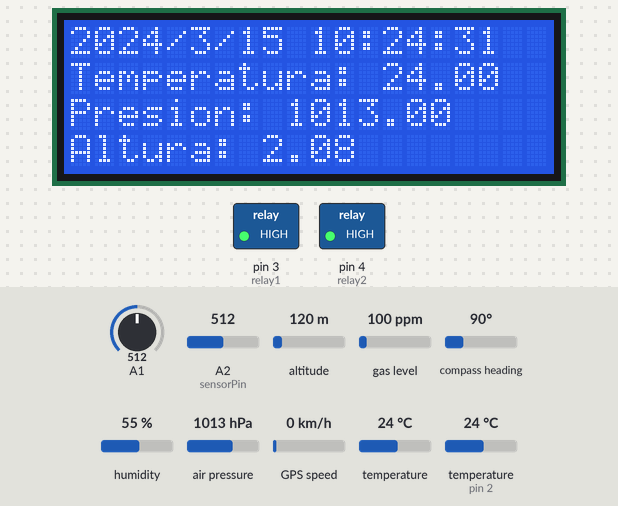
A sketch run on a simulated Arduino Mega 2560, built with avr-gcc and run on an emulated ATmega2560. Shown: 20×4 character LCD, switched loads named in the sketch (green lamp = pin HIGH). Inputs (shaded band) come from the test bench; at power-on: temperature 24 °C, A2 (sensorPin) = 512, gas level 100 ppm, A1 = 512, altitude 120 m, compass heading 90°, humidity 55 %, air pressure 1013 hPa, GPS speed 0 km/h, temperature (sensor on pin 2) 24 °C. The local clock reads 2024-03-15 10:24:30 at power-on unless the sketch sets it; the GPS gets a fix after 3 s at 37.7749, -122.4194 with 8 satellites; what the sketch prints to the serial monitor is not drawn.

Above: at 2.3 s.
2.4 s: temperature (sensor 0) set to 28 °C
At 5.1 s:
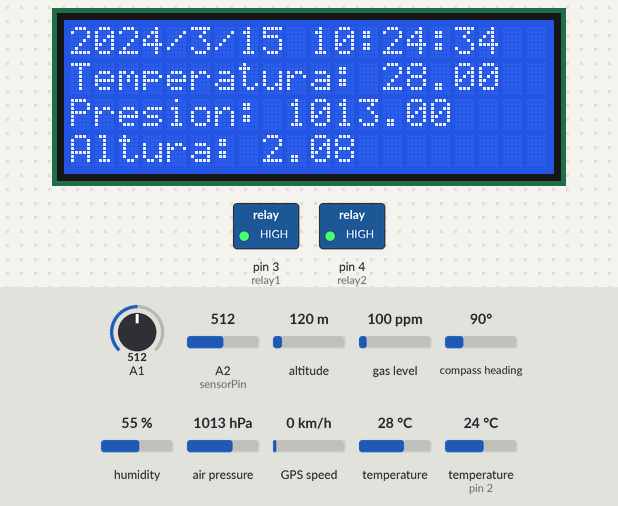
6.7 s: temperature (sensor 0) set to 31 °C
At 8.8 s:
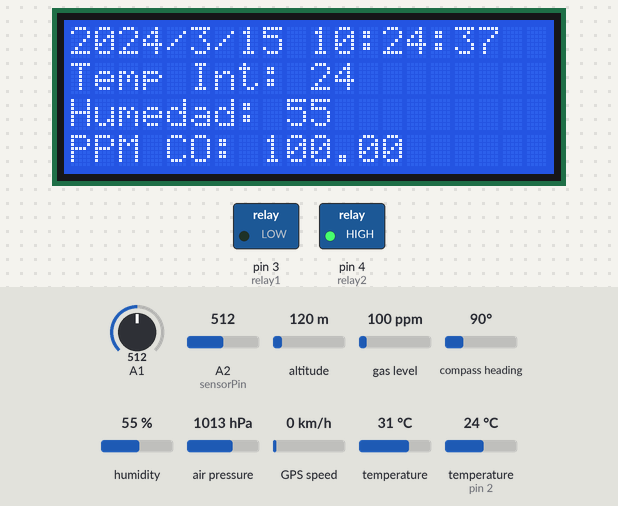
11.0 s: A2 (sensorPin) set to 682
15.3 s: A2 (sensorPin) set to 711
At 16.9 s:
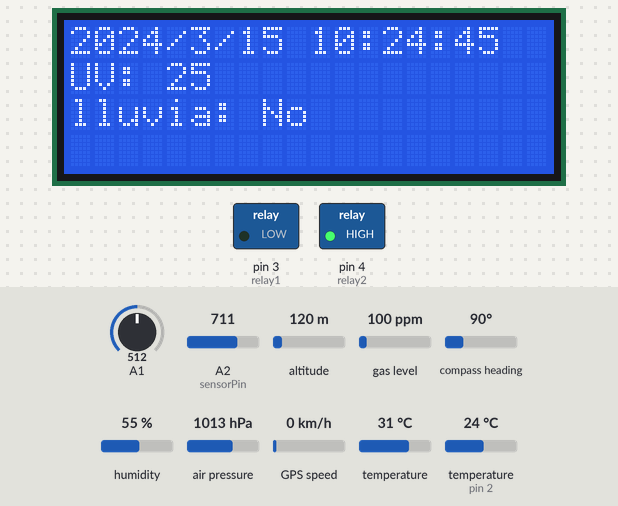
19.6 s: gas level set to 139 ppm
23.9 s: gas level set to 165 ppm
At 29.0 s:
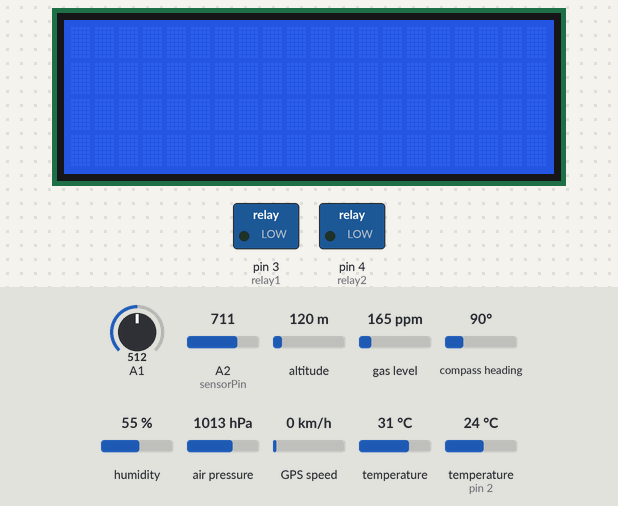
Timing chart, 0 to 29.2 s (numbered marks = the images above; inputs shaded):
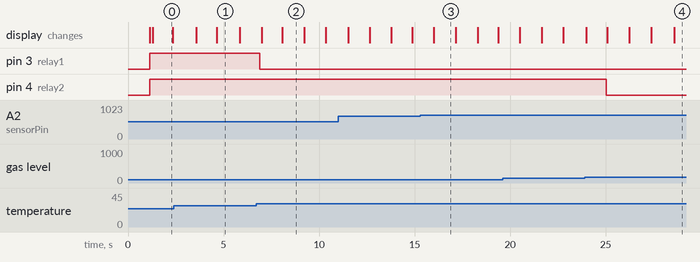

Measured:
- the behaviour switches between 29 and 30 °C on temperature (sensor 0) (found by bisection; images 1 and 2)
- the behaviour switches between 699 and 700 on A2 (sensorPin) (found by bisection; images 2 and 3)
- the behaviour switches between 149 and 150 ppm on gas level (found by bisection; images 3 and 4)
- after the input at 6.7 s, pin 3 (relay1): HIGH → LOW after 0.19 s
- after the input at 15.3 s, the display: changes after 0.70 s (image 3)
- after the input at 23.9 s, pin 4 (relay2): HIGH → LOW after 1.1 s
- what the display in image 1 shows lasts 1.3 s, from 4.6 s to 5.9 s

The sketch:

Estacion_Meteorologica_ESP8266_ubidots.ino
```cpp
   //Librerias
#include <Wire.h>// un solo cable de comunicacion dht11
#include <SPI.h>//Protocolo de pueeto serial rtc, lcd presion
#include <Adafruit_BMP280.h>//sensor de presion
#include <LCD_I2C.h>//para lcd
#include "RTClib.h"//reloj
#include <SimpleDHT.h>//sensor de temperatura y humedad
#include <MQUnifiedsensor.h>//sensor MOQ
#include <SoftwareSerial.h>//Para GPS
#include <TinyGPS.h>//Complemento de GPS


//Asignaciones de objetos

//LCD_I2C lcd(0x27, 16, 2); // original Default address of most PCF8574 modules, change according
LCD_I2C lcd(0x27, 20, 4); // Default address of most PCF8574 modules, change according

////////////RTC
RTC_DS1307 RTC;     // Setup an instance of DS1307 naming it RTC

////////////Sensor de presion
Adafruit_BMP280 bmp; // use I2C interface
Adafruit_Sensor *bmp_temp = bmp.getTemperatureSensor();
Adafruit_Sensor *bmp_pressure = bmp.getPressureSensor();

///////////////////////DHT11
int pinDHT11 = 2;
SimpleDHT11 dht11(pinDHT11);

////////////////////////MQ2
//Include the library
#include <MQUnifiedsensor.h>
/************************Hardware Related Macros************************************/
#define         Board                   ("Arduino MEGA")
#define         Pin                     (A0)  //Analog input 3 of your arduino
/***********************Software Related Macros************************************/
#define         Type                    ("MQ-2") //MQ2
#define         Voltage_Resolution      (5)
#define         ADC_Bit_Resolution      (10) // For arduino UNO/MEGA/NANO
#define         RatioMQ2CleanAir        (9.83) //RS / R0 = 9.83 ppm

/*****************************Globals***********************************************/
MQUnifiedsensor MQ2(Board, Voltage_Resolution, ADC_Bit_Resolution, Pin, Type);
int centinela=0;


/*****************************Variables Globales***********************************************/

////////////////////////////SENSOR UV

float sensorVoltage;
float sensorValue;
int UV_index;
String quality ="";

///////////////////////////SENSOR DE LLUVIA
const int sensorPin = A2;

//////////////////////////RELAY
int relay1 = 3;
int relay2 = 4;

//////////////////////////LCD
int cont1=0;
int cont2=0;
//////////////////////////UBIDOTS
int cont3=0;
/////////////////////////GPS
TinyGPS gps;
SoftwareSerial serialgps(10,11); //RX,TX ARDUINO MEGA
float latitude=0.00000;
float longitude=0.00000;

//////////////////////////////////////////////////////////////////////////////////////////////
//////////////////////////////////////////////////////////////////////////////////////////////

void setup()
{
  //////////////////////////////////////////////////////////////////////Comunicacion serial
  Serial.begin(115200); //Comunicacion serial con el computador
  Serial1.begin(115200);//Comunicacion serial con con ESP8266


  /////////////////////////////////////////////////////////////////////Sensor de presion
  unsigned status;
  status = bmp.begin(BMP280_ADDRESS_ALT, BMP280_CHIPID);
  /* Default settings from datasheet. */
  bmp.setSampling(Adafruit_BMP280::MODE_NORMAL,     /* Operating Mode. */
                  Adafruit_BMP280::SAMPLING_X2,     /* Temp. oversampling */
                  Adafruit_BMP280::SAMPLING_X16,    /* Pressure oversampling */
                  Adafruit_BMP280::FILTER_X16,      /* Filtering. */
                  Adafruit_BMP280::STANDBY_MS_500); /* Standby time. */

  bmp_temp->printSensorDetails();


  //////////////////////////////LCD
  lcd.begin(); // If you are using more I2C devices using the Wire library use lcd.begin(false)
                 // this stop the library(LCD_I2C) from calling Wire.begin()
  lcd.backlight();
  lcd.clear();
  lcd.setCursor(0,0);
  lcd.print("    PROYECTO:"); // You can make spaces using well... spaces
  lcd.setCursor(0, 1); // Or setting the cursor in the desired position.
  lcd.print("    ESTACION"); // You can make spaces using well... spaces
  lcd.setCursor(0,2);
  lcd.print("    METEOROLOGICA"); // You can make spaces using well... spaces
  lcd.setCursor(0, 3); // Or setting the cursor in the desired position.
  lcd.print("Para: IngenieriaUCSG"); // You can make spaces using well... spaces
  delay(1000);


  //////////////////////////////RTC
  Wire.begin(); // Start the I2C
  RTC.begin();  // Init RTC
  //RTC.adjust(DateTime(__DATE__, __TIME__));  // Time and date is expanded to date and time on your computer at compiletime

  //////////////////////////////MQ2

  //Set math model to calculate the PPM concentration and the value of constants
  MQ2.setRegressionMethod(1); //_PPM =  a*ratio^b
  MQ2.setA(36974); MQ2.setB(-3.109); // Configure the equation to to calculate LPG concentration
  /*
    Exponential regression:
    Gas    | a      | b
    H2     | 987.99 | -2.162
    LPG    | 574.25 | -2.222
    CO     | 36974  | -3.109
    Alcohol| 3616.1 | -2.675
    Propane| 658.71 | -2.168
  */
  MQ2.init();
  //Serial.print("Calibrating please wait.");
  float calcR0 = 0;
  for(int i = 1; i<=10; i ++)
  {
    MQ2.update(); // Update data, the arduino will read the voltage from the analog pin
    calcR0 += MQ2.calibrate(RatioMQ2CleanAir);
    Serial.print(".");
  }
  MQ2.setR0(calcR0/10);
  Serial.println("  done!.");

  if(isinf(calcR0)) {Serial.println("Warning: Conection issue, R0 is infinite (Open circuit detected) please check your wiring and supply"); while(1);}
  if(calcR0 == 0){Serial.println("Warning: Conection issue found, R0 is zero (Analog pin shorts to ground) please check your wiring and supply"); while(1);}
  /*****************************  MQ CAlibration ********************************************/

  MQ2.serialDebug(true);

  /////////////////////////////////////////SENSOR DE LLUVIA

  //pinMode(sensorPin, INPUT);  //definir pin como entrada

  ////////////////////////////////////////RELAY
  pinMode(relay1, OUTPUT);
  pinMode(relay2, OUTPUT);
  digitalWrite(relay1, HIGH);
  digitalWrite(relay2, HIGH);

  ///////////////////////////////////////GPS
  serialgps.begin(9600);
  lcd.clear();
  lcd.setCursor(0,0);
  lcd.print("CARGANDO...");
  while((serialgps.available())&&(latitude==0)&&(longitude==0))
  {
    int c=serialgps.read();
    if(gps.encode(c))
    {
      gps.f_get_position(&latitude, &longitude);

    }
  }
}
///////////////////////////////////////////////////////////////////////////////////////
///////////////////////////////////////////////////////////////////////////////////////


void loop()
{
  /////////////////////////////RTC
    DateTime now = RTC.now();

 /*
    Serial.print(now.year(), DEC);
    Serial.print('/');
    Serial.print(now.month(), DEC);
    Serial.print('/');
    Serial.print(now.day(), DEC);
    Serial.print(' ');
    Serial.print(now.hour(), DEC);
    Serial.print(':');
    Serial.print(now.minute(), DEC);
    Serial.print(':');
    Serial.print(now.second(), DEC);
    Serial.println();
    */

  ///////////////////////////////////////////////SENSOR DE PRESION
  sensors_event_t temp_event, pressure_event;
  bmp_temp->getEvent(&temp_event);
  bmp_pressure->getEvent(&pressure_event);

  /*Serial.print(F("Temperatura [*C]= "));
  Serial.println(temp_event.temperature);

  Serial.print(F("Presion [hPa]= "));
  Serial.println(pressure_event.pressure);

  Serial.print(F("Altura [m]= "));
  if(bmp.readAltitude(1013.25)>0)
  Serial.println(bmp.readAltitude(1013.25)); /* Adjusted to local forecast!
  //else
  //Serial.println("1.0000"); /* Adjusted to local forecast!
  */

    /////////////////////////////DHT11 TEMPERATURA
  // read without samples.
  byte temperature = 0;
  byte humidity = 0;
  int err = SimpleDHTErrSuccess;
  if ((err = dht11.read(&temperature, &humidity, NULL)) != SimpleDHTErrSuccess) {
    //Serial.print("Read DHT11 failed, err="); Serial.print(SimpleDHTErrCode(err));
    //Serial.print(","); Serial.println(SimpleDHTErrDuration(err));
    return;
  }
  //Serial.print("Temp cabina [*C]: ");
  //Serial.println((int)temperature);
  //Serial.print("Humedad [%]: ");
  //Serial.println((int)humidity);

  //////////////////////////////MQ2 sensor de CO
  MQ2.update(); // Update data, the arduino will read the voltage from the analog pin
  MQ2.readSensor(); // Sensor will read PPM concentration using the model, a and b values set previously or from the setup
  //MQ2.serialDebug(); // Will print the table on the serial port
  //Serial.print("PPM CO: ");
  //Serial.print(MQ2.readSensor());
  //Serial.println();

  //////////////////////////////////////////SENSOR UV
  sensorValue   = analogRead(A1);
  sensorVoltage = sensorValue/1024*5.0;
  UV_index= sensorVoltage/0.1;
  //condition for UV state
  if(UV_index<=2){
   quality = "LOW";
   }

  else if(UV_index > 2 && UV_index <=5){
   quality = "MOD";
   }

  else if(UV_index>5 && UV_index<=7){
   quality = "HIGH";
   }

  else if(UV_index>7 && UV_index<=10){
   quality = "VERY HIGH";

   }

  else{
   quality = "EXTREME";
  }
  //Serial.print("UV: "+String(quality) + " ");
  //Serial.print(UV_index);
  //Serial.println();


  //////////////////////////////////////////////////SENSOR DE LLUVIA
  int value = 0;
  value =  analogRead(A2);;  //lectura digital de pin
  if (value <700)
  {
      //Serial.print("Lluvia: si");
      cont2=1;
  }
  else
  {
      //Serial.print("Lluvia: no");
      cont2=0;
  }
  ////////////////////////////////////////////////////RELAY
  if(temp_event.temperature>=30)
    digitalWrite(relay1, LOW);
  else
    digitalWrite(relay1, HIGH);

  if(MQ2.readSensor()>=150)
  {
    digitalWrite(relay2, LOW);
    if(centinela==0)
    {
      Serial1.print(pressure_event.pressure+String('@')+temp_event.temperature+String('@')+UV_index+String('@')+cont2+String('@')+MQ2.readSensor()+String('@')+latitude+String('@')+longitude+String('@')+!digitalRead(relay2)+String('@'));
      Serial.println(pressure_event.pressure+String('@')+temp_event.temperature+String('@')+UV_index+String('@')+cont2+String('@')+MQ2.readSensor()+String('@')+latitude+String('@')+longitude+String('@')+!digitalRead(relay2)+String('@'));
      centinela=1;
    }
  }
  else
  {
    digitalWrite(relay2, HIGH);
    centinela=0;
  }
  ////////////////////////////////////GPS

  while(serialgps.available())
  {
    int c=serialgps.read();
    if(gps.encode(c))
    {
      gps.f_get_position(&latitude, &longitude);

    }
  }

  ///////////////////////////////////LCD
    lcd.setCursor(0, 0);
    lcd.print(now.year()+String('/')+now.month()+String('/')+now.day()+String(' ')+now.hour()+String(':')+now.minute()+String(':')+ now.second()   ) ;
    if((cont1==0)||(cont1==5)||(cont1==10)||(cont1==15))
      lcd.clear();

    cont1++;
    if(cont1<5)
    {
      //lcd.clear();
      lcd.setCursor(0, 0);
      lcd.print(now.year()+String('/')+now.month()+String('/')+now.day()+String(' ')+now.hour()+String(':')+now.minute()+String(':')+ now.second()   ) ;

      lcd.setCursor(0, 1);
      lcd.print(String("Temperatura: ")+temp_event.temperature);
      lcd.setCursor(0, 2);
      lcd.print(String("Presion: ")+pressure_event.pressure);
      lcd.setCursor(0, 3);
      lcd.print(String("Altura: ")+bmp.readAltitude(1013.25));
      //lcd.print(String("Altura: ")+bmp.readAltitude(pressure_event.pressure));
    }
    if((cont1==0)||(cont1==5)||(cont1==10)||(cont1==15))
      lcd.clear();
    if((cont1>=5)&&(cont1<10))
    {
      //lcd.clear();
      lcd.setCursor(0, 0);
      lcd.print(now.year()+String('/')+now.month()+String('/')+now.day()+String(' ')+now.hour()+String(':')+now.minute()+String(':')+ now.second()   ) ;

      lcd.setCursor(0, 1);
      lcd.print(String("Temp Int: ")+(int)temperature);
      lcd.setCursor(0, 2);
      lcd.print(String("Humedad: ")+(int)humidity);
      lcd.setCursor(0, 3);
      lcd.print(String("PPM CO: ")+MQ2.readSensor());

    }
    if((cont1==0)||(cont1==5)||(cont1==10)||(cont1==15))
      lcd.clear();
    if((cont1>=10)&&(cont1<15))
    {
      //lcd.clear();
      lcd.setCursor(0, 0);
      lcd.print(now.year()+String('/')+now.month()+String('/')+now.day()+String(' ')+now.hour()+String(':')+now.minute()+String(':')+ now.second()   ) ;
      lcd.setCursor(0, 1);
      lcd.print(String("UV: ")+UV_index);
      lcd.setCursor(0, 2);
      lcd.print(String("lluvia: "));
      if(cont2==1)
      lcd.print(String("Si "));
      if(cont2==0)
      lcd.print(String("No "));
    }
    if((cont1==0)||(cont1==5)||(cont1==10)||(cont1==15))
      lcd.clear();
    if(cont1>=15)
    {
      //lcd.clear();
      lcd.setCursor(0, 0);
      lcd.print(now.year()+String('/')+now.month()+String('/')+now.day()+String(' ')+now.hour()+String(':')+now.minute()+String(':')+ now.second()   ) ;
      lcd.setCursor(0, 1);
      lcd.print(String("Latitud: "));
      lcd.setCursor(10, 1);
      lcd.print(latitude,5);
      lcd.setCursor(0, 2);
      lcd.print(String("Longitud: "));
      lcd.setCursor(10, 2);
      lcd.print(longitude,5);
    }
    if(cont1>=20)
    {
      cont1=0;
    }

    ///////////////////////////////////////////////////////////////DATOS A ESP8266

    if((cont3>30)||(cont3==0))
    {
      Serial.print(now.year(), DEC);
      Serial.print('/');
      Serial.print(now.month(), DEC);
      Serial.print('/');
      Serial.print(now.day(), DEC);
      Serial.print(' ');
      Serial.print(now.hour(), DEC);
      Serial.print(':');
      Serial.print(now.minute(), DEC);
      Serial.print(':');
      Serial.print(now.second(), DEC);
      Serial.println();

       Serial1.print(pressure_event.pressure+String('@')+temp_event.temperature+String('@')+UV_index+String('@')+cont2+String('@')+MQ2.readSensor()+String('@'));
       Serial1.print(latitude,5);
       Serial1.print(String('@'));
       Serial1.print(longitude,5);
       Serial1.print(String('@'));
       Serial1.print(!digitalRead(relay1)+String('@'));

       Serial.print(pressure_event.pressure+String('@')+temp_event.temperature+String('@')+UV_index+String('@')+cont2+String('@')+MQ2.readSensor()+String('@'));
       Serial.print(latitude,5);
       Serial.print(String('@'));
       Serial.print(longitude,5);
       Serial.print(String('@'));
       Serial.println(!digitalRead(relay1)+String('@'));
      //Serial.println(pressure_event.pressure+String('@')+temp_event.temperature+String('@')+UV_index+String('@')+cont2+String('@')+MQ2.readSensor()+String('@')+latitude+String('@')+longitude+String('@')+!digitalRead(relay1)+String('@'));

    }
    if(cont3>30)
      cont3=0;

    cont3++;
    /////////////////////////////////////////////////////////////////
    //Serial.println();
    //Serial.println();
    delay(1000);

}
```
